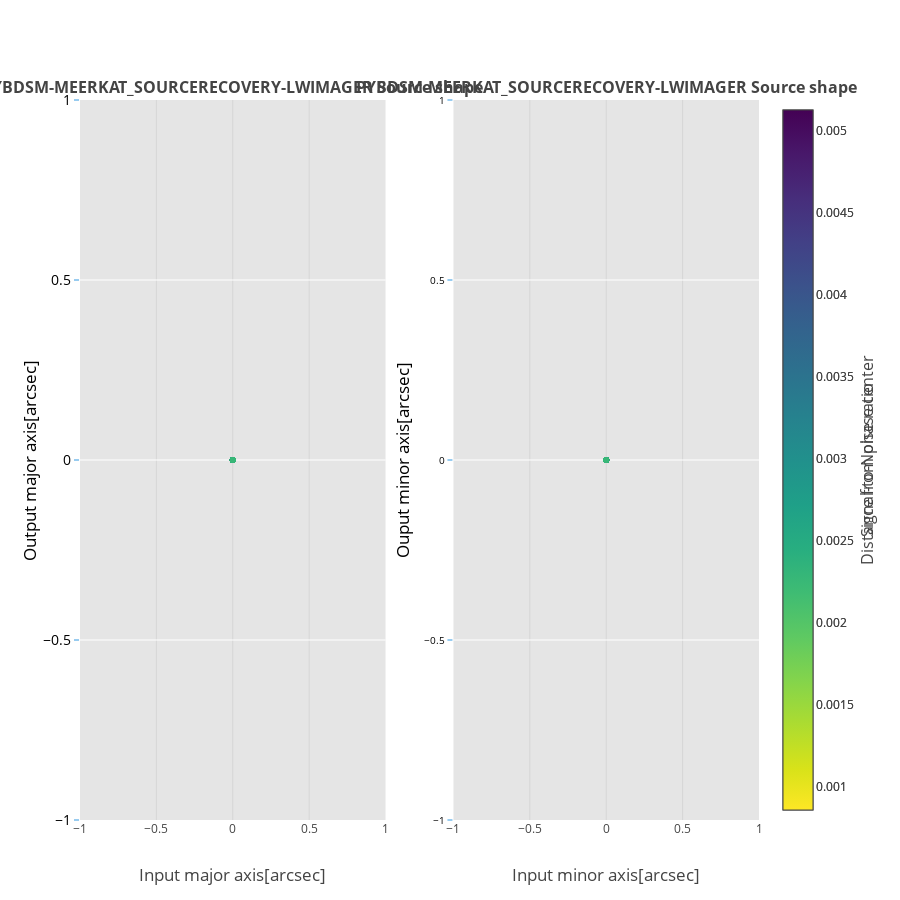

This figure's notebook cell:
### Markdown cell above
## Morphological Measurements

### Code cell
data = []
im_titles =[]
for input_model, output_model in models.items():
    header = output_model[:-9]
    im_titles.append('<b>%s Source shape</b>'%header.upper())
    im_titles.append('<b>%s Source shape</b>'%header.upper())

fig = tools.make_subplots(rows=len(models.keys()), cols=2, shared_yaxes=False, print_grid=False,
                          horizontal_spacing = 0.1,
                          vertical_spacing = 0.15,
                          subplot_titles=im_titles)
counter = 0
for input_model, output_model in models.items():
    counter+=1
    SCALE = []
    SCALE_ERR = []
    flux_in_data = []
    DELTA_PHASE0 = []
    source_labels = []
    MAJ_MIN_angle_in = []
    MAJ_MIN_angle_out = []
    heading = output_model[:-9]
    for n in range(len(results[header]['flux'])):
        MAJ_MIN_angle_out.append(results[header]['shape'][n][0])
        MAJ_MIN_angle_in.append(results[header]['shape'][n][2])
        SCALE.append(results[header]['shape'][n][3])
        SCALE_ERR.append(results[header]['shape'][n][4])
        flux_in_data.append(results[header]['shape'][n][5])
        source_labels.append(results[header]['shape'][n][6])
        DELTA_PHASE0.append(results[header]['position'][n][3])  
    zipped_props = zip(MAJ_MIN_angle_out, MAJ_MIN_angle_in, DELTA_PHASE0, SCALE, SCALE_ERR)
    MAJ_MIN_angle_out, MAJ_MIN_angle_in, DELTA_PHASE0, SCALE, SCALE_ERR = zip(
        *sorted(zipped_props, key=lambda x: x[0]))
    maj_in = [maj_min_angle_in[0] for maj_min_angle_in in MAJ_MIN_angle_in]
    maj_out = [maj_min_angle_out[0] for maj_min_angle_out in MAJ_MIN_angle_out]
    min_in = [maj_min_angle_in[1] for maj_min_angle_in in MAJ_MIN_angle_in]
    min_out = [maj_min_angle_out[1] for maj_min_angle_out in MAJ_MIN_angle_out]
    angle_offset = [(maj_min_angle_out[2] - maj_min_angle_in[2]) for maj_min_angle_out, maj_min_angle_in in zip(
        MAJ_MIN_angle_out, MAJ_MIN_angle_in)]
    fig.append_trace(go.Scatter(x=maj_in, y=maj_out, mode = 'markers', showlegend=False,
                                text = name_labels, name = '%s flux_ratio' % header,
                                marker = dict(color = flux_in_data, showscale=True, colorscale='Viridis', reversescale=True,
                                              colorbar = dict(title= 'Signal-to-Noise ratio', titleside ='right',
                                                             titlefont=dict(size=16))
                                             ) if i == 0 else dict(color = flux_in_data, colorscale='Viridis',
                                                                   reversescale=True),
                                error_y=dict(type='data',
                                             color = 'rgb(158, 63, 221)', visible=True)), i+1, 1)
    fig.append_trace(go.Scatter(x=min_in, y=min_out,
                                mode = 'markers', showlegend=False,
                                text = name_labels, name = '%s flux_ratio' % header,
                                marker = dict(color = flux_in_data, showscale=True,
                                              colorscale='Viridis', reversescale=True,
                                              colorbar = dict(title= 'Distance from phase center', titleside ='right',
                                                             titlefont=dict(size=16))
                                             ) if i == 0 else dict(color = DELTA_PHASE0, colorscale='Viridis',
                                                                   reversescale=True),
                                error_y=dict(type='data',
                                             color = 'rgb(158, 63, 221)', visible=True)), i+1, 2)
    pi,sin,cos = np.pi,np.sin,np.cos
    fig['layout'].update(title='', height=900, width=900,
                         paper_bgcolor='rgb(255,255,255)', plot_bgcolor='rgb(229,229,229)',
                         legend=dict(xanchor=True)
                        )
    fig['layout'].update(
        {'yaxis{}'.format(counter+i):YAxis(title=u'Output major axis[arcsec]',gridcolor='rgb(255,255,255)',
                                           color='rgb(0,0,0)',
        #range=[1,10],
        tickfont=dict(size=14, color='rgb(0,0,0)'),
        titlefont=dict(size=17),
        showgrid=True,
        showline=False,
        showticklabels=True,
        tickcolor='rgb(51,153,225)',
        ticks='outside',
        zeroline=False)})
    fig['layout'].update(
        {'yaxis{}'.format(counter+i+1):YAxis(title='Ouput minor axis[arcsec]',gridcolor='rgb(255,255,255)',
                                             color='rgb(0,0,0)',
        #range=[1,10],
        tickfont=dict(size=10, color='rgb(0,0,0)'),
        titlefont=dict(size=17),
        showgrid=True,
        showline=False,
        showticklabels=True,
        tickcolor='rgb(51,153,225)',
        ticks='outside',
        zeroline=False)})
    fig['layout'].update({'xaxis{}'.format(counter+i):XAxis(title='Input major axis[arcsec]',
                                                            titlefont=dict(size=17),
                                                            zeroline=False, position=0.0, overlaying='x',)})
    fig['layout'].update({'xaxis{}'.format(counter+i+1):XAxis(title='Input minor axis[arcsec]',
                                                              titlefont=dict(size=17),
                                                              zeroline=False)}# domain=[0.505, 0.8])}
        )

py.iplot(fig, filename='make-subplots-multiple-with-titles')

### Figure 1 — Plotly figure (JSON) as saved in the notebook; plotly's stock layout.template omitted (floating-point values rounded to 4 significant figures)
{"data": [{"error_y": {"color": "rgb(158, 63, 221)", "type": "data", "visible": true}, "marker": {"color": [0.002929, 0.002939, 0.002659, 0.002833, 0.003087, 0.003096, 0.002956, 0.003067, 0.003098, 0.003188, 0.001657, 0.001493, 0.001437, 0.001426, 0.001348, 0.001311, 0.001291, 0.001253, 0.001681, 0.001666, 0.004231, 0.004149, 0.004288, 0.004232, 0.004542, 0.004321, 0.004732, 0.004702, 0.004751, 0.004735, 0.001856, 0.001881, 0.001938, 0.001982, 0.00169, 0.00174, 0.001764, 0.001794, 0.002046, 0.00207, 0.005015, 0.005088, 0.004958, 0.004996, 0.004871, 0.004873, 0.00477, 0.004837, 0.005104, 0.005125, 0.003554, 0.003522, 0.003353, 0.003298, 0.003286, 0.003193, 0.003502, 0.003499, 0.003456, 0.003376, 0.001182, 0.001234, 0.001157, 0.001179, 0.000995, 0.001132, 0.000942, 0.000954, 0.000857, 0.000935, 0.004102, 0.004143, 0.003569, 0.003823, 0.003853, 0.003891, 0.003962, 0.003995, 0.004006, 0.004075, 0.002658, 0.002617, 0.002498, 0.002407, 0.002613, 0.0026, 0.002262, 0.002222, 0.00238, 0.002266], "colorbar": {"title": "Signal-to-Noise ratio", "titlefont": {"size": 16}, "titleside": "right"}, "colorscale": "Viridis", "reversescale": true, "showscale": true}, "mode": "markers", "name": "pybdsm-meerkat_SourceRecovery-lwimager flux_ratio", "showlegend": false, "text": ["ci082", "ch163", "cg141", "cf230", "Q132a", "ce182", "cd122", "cc212", "cb252", "ca092", "bz201", "by252", "bx021", "bw302", "bv132", "bu301", "bt182", "bs041", "ac300a", "br071", "bq112", "bp271", "bo061", "bn323", "bm013", "bl272", "bk011", "bj150", "bi290", "bh071", "bg280", "bf012", "be121", "bd251", "bc222", "bb192", "ba002", "az351", "ay291", "ax043", "aw212", "av120", "au162", "at152", "as182", "ar271", "aq110", "ap232", "ao061", "an292", "am143", "al081", "ak322", "aj011", "ai101", "ah122", "ag112", "af312", "O351a", "ae181", "ad032", "ac300", "ab131", "aa333", "Z091", "Y352", "X022", "W042", "V021", "U192", "T213", "S212", "R132", "Q132", "P213", "O351", "N132", "M111", "L161", "K212", "J251", "I191", "H172", "G152", "F140", "E001", "D201", "C281", "B350", "A050"], "type": "scatter", "x": [0, 0, 0, 0, 0, 0, 0, 0, 0, 0, 0, 0, 0, 0, 0, 0, 0, 0, 0, 0, 0, 0, 0, 0, 0, 0, 0, 0, 0, 0, 0, 0, 0, 0, 0, 0, 0, 0, 0, 0, 0, 0, 0, 0, 0, 0, 0, 0, 0, 0, 0, 0, 0, 0, 0, 0, 0, 0, 0, 0, 0, 0, 0, 0, 0, 0, 0, 0, 0, 0, 0, 0, 0, 0, 0, 0, 0, 0, 0, 0, 0, 0, 0, 0, 0, 0, 0, 0, 0, 0], "xaxis": "x1", "y": [0, 0, 0, 0, 0, 0, 0, 0, 0, 0, 0, 0, 0, 0, 0, 0, 0, 0, 0, 0, 0, 0, 0, 0, 0, 0, 0, 0, 0, 0, 0, 0, 0, 0, 0, 0, 0, 0, 0, 0, 0, 0, 0, 0, 0, 0, 0, 0, 0, 0, 0, 0, 0, 0, 0, 0, 0, 0, 0, 0, 0, 0, 0, 0, 0, 0, 0, 0, 0, 0, 0, 0, 0, 0, 0, 0, 0, 0, 0, 0, 0, 0, 0, 0, 0, 0, 0, 0, 0, 0], "yaxis": "y1"}, {"error_y": {"color": "rgb(158, 63, 221)", "type": "data", "visible": true}, "marker": {"color": [0.002929, 0.002939, 0.002659, 0.002833, 0.003087, 0.003096, 0.002956, 0.003067, 0.003098, 0.003188, 0.001657, 0.001493, 0.001437, 0.001426, 0.001348, 0.001311, 0.001291, 0.001253, 0.001681, 0.001666, 0.004231, 0.004149, 0.004288, 0.004232, 0.004542, 0.004321, 0.004732, 0.004702, 0.004751, 0.004735, 0.001856, 0.001881, 0.001938, 0.001982, 0.00169, 0.00174, 0.001764, 0.001794, 0.002046, 0.00207, 0.005015, 0.005088, 0.004958, 0.004996, 0.004871, 0.004873, 0.00477, 0.004837, 0.005104, 0.005125, 0.003554, 0.003522, 0.003353, 0.003298, 0.003286, 0.003193, 0.003502, 0.003499, 0.003456, 0.003376, 0.001182, 0.001234, 0.001157, 0.001179, 0.000995, 0.001132, 0.000942, 0.000954, 0.000857, 0.000935, 0.004102, 0.004143, 0.003569, 0.003823, 0.003853, 0.003891, 0.003962, 0.003995, 0.004006, 0.004075, 0.002658, 0.002617, 0.002498, 0.002407, 0.002613, 0.0026, 0.002262, 0.002222, 0.00238, 0.002266], "colorbar": {"title": "Distance from phase center", "titlefont": {"size": 16}, "titleside": "right"}, "colorscale": "Viridis", "reversescale": true, "showscale": true}, "mode": "markers", "name": "pybdsm-meerkat_SourceRecovery-lwimager flux_ratio", "showlegend": false, "text": ["ci082", "ch163", "cg141", "cf230", "Q132a", "ce182", "cd122", "cc212", "cb252", "ca092", "bz201", "by252", "bx021", "bw302", "bv132", "bu301", "bt182", "bs041", "ac300a", "br071", "bq112", "bp271", "bo061", "bn323", "bm013", "bl272", "bk011", "bj150", "bi290", "bh071", "bg280", "bf012", "be121", "bd251", "bc222", "bb192", "ba002", "az351", "ay291", "ax043", "aw212", "av120", "au162", "at152", "as182", "ar271", "aq110", "ap232", "ao061", "an292", "am143", "al081", "ak322", "aj011", "ai101", "ah122", "ag112", "af312", "O351a", "ae181", "ad032", "ac300", "ab131", "aa333", "Z091", "Y352", "X022", "W042", "V021", "U192", "T213", "S212", "R132", "Q132", "P213", "O351", "N132", "M111", "L161", "K212", "J251", "I191", "H172", "G152", "F140", "E001", "D201", "C281", "B350", "A050"], "type": "scatter", "x": [0, 0, 0, 0, 0, 0, 0, 0, 0, 0, 0, 0, 0, 0, 0, 0, 0, 0, 0, 0, 0, 0, 0, 0, 0, 0, 0, 0, 0, 0, 0, 0, 0, 0, 0, 0, 0, 0, 0, 0, 0, 0, 0, 0, 0, 0, 0, 0, 0, 0, 0, 0, 0, 0, 0, 0, 0, 0, 0, 0, 0, 0, 0, 0, 0, 0, 0, 0, 0, 0, 0, 0, 0, 0, 0, 0, 0, 0, 0, 0, 0, 0, 0, 0, 0, 0, 0, 0, 0, 0], "xaxis": "x2", "y": [0, 0, 0, 0, 0, 0, 0, 0, 0, 0, 0, 0, 0, 0, 0, 0, 0, 0, 0, 0, 0, 0, 0, 0, 0, 0, 0, 0, 0, 0, 0, 0, 0, 0, 0, 0, 0, 0, 0, 0, 0, 0, 0, 0, 0, 0, 0, 0, 0, 0, 0, 0, 0, 0, 0, 0, 0, 0, 0, 0, 0, 0, 0, 0, 0, 0, 0, 0, 0, 0, 0, 0, 0, 0, 0, 0, 0, 0, 0, 0, 0, 0, 0, 0, 0, 0, 0, 0, 0, 0], "yaxis": "y2"}], "layout": {"annotations": [{"font": {"size": 16}, "showarrow": false, "text": "<b>PYBDSM-MEERKAT_SOURCERECOVERY-LWIMAGER Source shape</b>", "x": 0.225, "xanchor": "center", "xref": "paper", "y": 1, "yanchor": "bottom", "yref": "paper"}, {"font": {"size": 16}, "showarrow": false, "text": "<b>PYBDSM-MEERKAT_SOURCERECOVERY-LWIMAGER Source shape</b>", "x": 0.775, "xanchor": "center", "xref": "paper", "y": 1, "yanchor": "bottom", "yref": "paper"}], "height": 900, "legend": {"xanchor": true}, "paper_bgcolor": "rgb(255,255,255)", "plot_bgcolor": "rgb(229,229,229)", "title": "", "width": 900, "xaxis1": {"anchor": "y1", "domain": [0, 0.45], "overlaying": "x", "position": 0, "title": "Input major axis[arcsec]", "titlefont": {"size": 17}, "zeroline": false}, "xaxis2": {"anchor": "y2", "domain": [0.55, 1], "title": "Input minor axis[arcsec]", "titlefont": {"size": 17}, "zeroline": false}, "yaxis1": {"anchor": "x1", "color": "rgb(0,0,0)", "domain": [0, 1], "gridcolor": "rgb(255,255,255)", "showgrid": true, "showline": false, "showticklabels": true, "tickcolor": "rgb(51,153,225)", "tickfont": {"color": "rgb(0,0,0)", "size": 14}, "ticks": "outside", "title": "Output major axis[arcsec]", "titlefont": {"size": 17}, "zeroline": false}, "yaxis2": {"anchor": "x2", "color": "rgb(0,0,0)", "domain": [0, 1], "gridcolor": "rgb(255,255,255)", "showgrid": true, "showline": false, "showticklabels": true, "tickcolor": "rgb(51,153,225)", "tickfont": {"color": "rgb(0,0,0)", "size": 10}, "ticks": "outside", "title": "Ouput minor axis[arcsec]", "titlefont": {"size": 17}, "zeroline": false}}}
